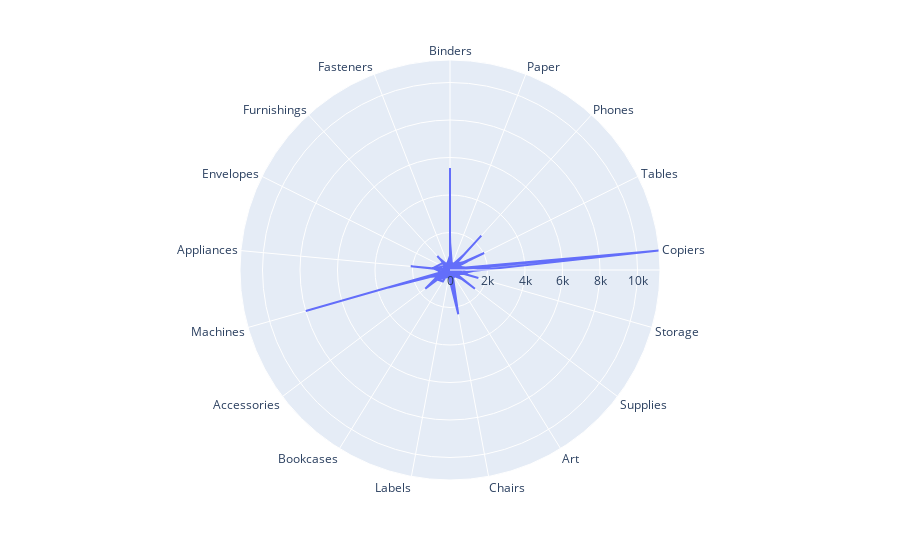

The cell this chart's notebook holds for it:
### Code cell
#Petal diagram:

import plotly.express as px
fig = px.line_polar(df, r='Sales',
                          	theta='Sub-Category', line_close=True)
fig.update_traces(fill='toself')
fig.show()

### Figure 1 — Plotly figure (JSON) as saved in the notebook; plotly's stock layout.template omitted (floating-point values rounded to 4 significant figures; data arrays with more than 128 entries replaced by an {"elided": "..."} marker saying what was removed)
{"data": [{"fill": "toself", "hovertemplate": "Sales=%{r}<br>Sub-Category=%{theta}<extra></extra>", "legendgroup": "", "line": {"color": "#636efa", "dash": "solid"}, "marker": {"symbol": "circle"}, "mode": "lines", "name": "", "r": {"elided": "792 float values"}, "showlegend": false, "subplot": "polar", "theta": {"elided": "792 str values"}, "type": "scatterpolar"}], "layout": {"legend": {"tracegroupgap": 0}, "margin": {"t": 60}, "polar": {"angularaxis": {"direction": "clockwise", "rotation": 90}, "domain": {"x": [0, 1], "y": [0, 1]}}}}
